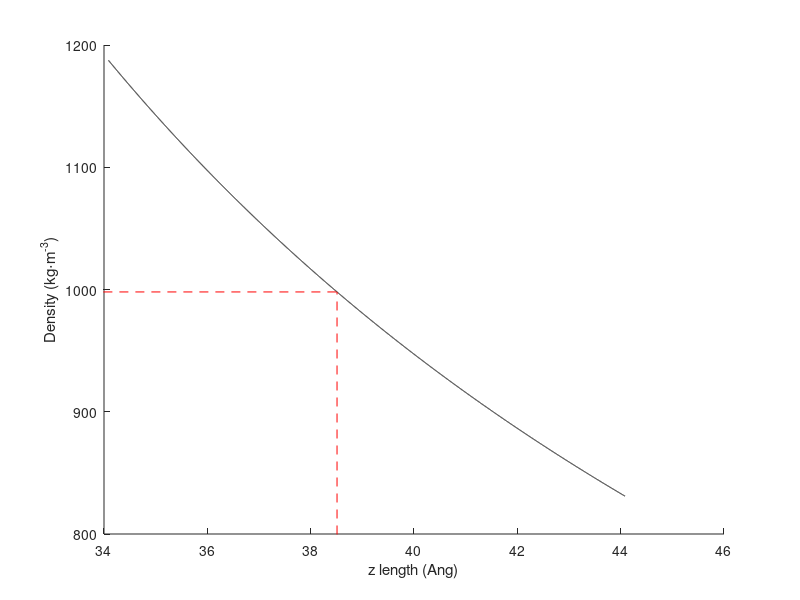

This chart was generated by the following MATLAB code:
% check water density
clear all;
close all;

mWater = 18/6.02e23/1000;
mF = 19/6.02e23/1000;

mH = 1/6.02e23/1000;
mO = 16/6.02e23/1000;

a =1.4568300000000001E+01;
b = 2.5233000000000001E+01;


% %0812
% % PtU = 35.76466286; %Original
% PtU = 34.90746286;
% PtL = 4.55143801;
% nF = 12;
% nH = 8;
% c = 39.4800;
% % 40.3372; %Original
% nO = 0;

%1210
% PtU = 34.62549736;
% PtL = 4.43248015;
PtU = 34.63455446;
PtL = 4.43248015;
nF = 10;
nH = 12;
% c = 39.2788;
c = 39.2879;
nO = 0;

% %1010
% % PtU = 34.62549736; %Original
% % PtL = 4.53588015; %Original
% PtU = 34.63455446;
% PtL = 4.43248015;
% nF = 10;
% nH = 10;
% % c = 39.1754; %Original
% c = 39.2879;
% nO = 0;


% %1012
% % PtU = 35.80412939;
% % PtL = 4.54651915;
% PtU = 34.91159939;
% PtL = 4.54651915;
% nF = 12;
% nH = 10;
% % c = 40.3372;
% c = 39.4447;
% nO = 0;

% %1010 + O 1/3 ML
% % PtU = 35.97901096; %O
% % PtL = 5.78674566; %O
% PtU = 37.19098332;
% PtL = 4.58453624;
% nF = 10;
% nH = 10;
% c = 41.7754;
% nO = 108/3;


nPt=108;

vPt = nPt/2*((4/3)*pi*(2.804/2)^3);
vO = nO/2*((4/3)*pi*1.52^3);
vSphere = vPt + vO;


% V=a*b*((mean(PtU) - mean(PtL))) - vPt;
V=a*b*([25:0.001:35]) - vSphere - vO;
% V=a*b*([25:0.001:35]) - vPt;
V=V*1e-30;


% x = 300:400;
% y=(mWater*x+mF*nF+mH*nH)/V;
% plot(x,y);
x = 329;
% y=(mWater*x+mF*nF+mH*nH)./V;
% Vsolv = (mWater*x+mF*nF+mH*nH)/998;

y=(mWater*x+mF*nF+mH*nH+mO*nO)./V;
Vsolv = (mWater*x+mF*nF+mH*nH+mO*nO)/998;

figure
hold on
plot(((V*1e30 + vSphere)/(a*b))+c-(PtU-PtL),y, 'k');
[l1] = get(gca, 'ylim');
[l2] = get(gca, 'xlim');

plot([((Vsolv*1e30 + vSphere)/(a*b))+c-(PtU-PtL) ((Vsolv*1e30 + vSphere)/(a*b))+c-(PtU-PtL)],[0 998], '--', 'color', 'r')
plot([0 ((Vsolv*1e30 + vSphere)/(a*b))+c-(PtU-PtL)],[998 998], '--', 'color', 'r')
set(gca, 'ylim', l1, 'xlim', l2);
xlabel('z length (Ang)');
ylabel('Density (kg\cdotm^{-3})');

disp(['New z length = ' num2str(((Vsolv*1e30 + vSphere)/(a*b))+c-(PtU-PtL)) ' changed by ' num2str(((Vsolv*1e30 + vSphere)/(a*b))+c-(PtU-PtL)-c)]);
